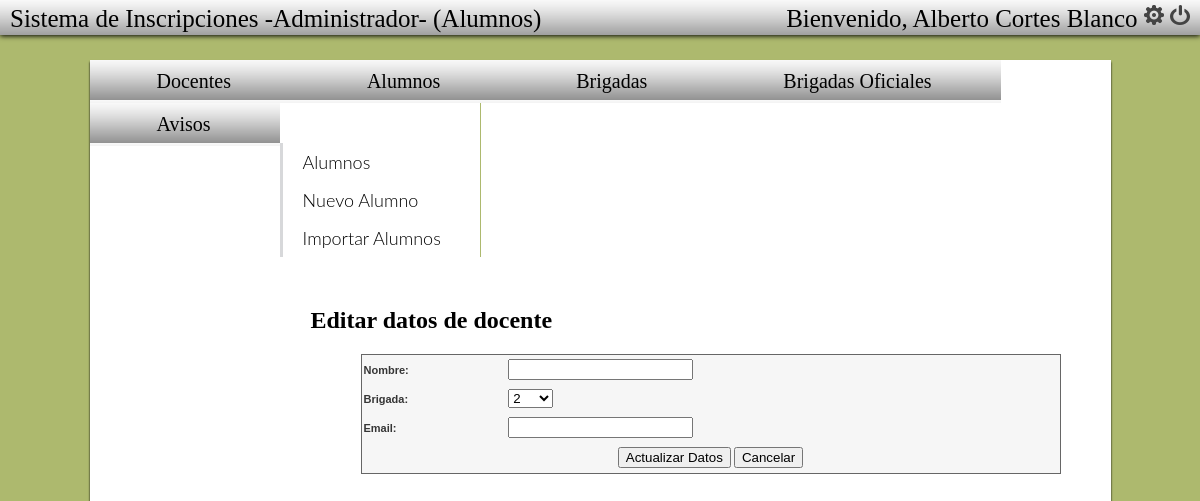
The page /admin/admin_alumnos_edit.php (signed in) on the database as committed earlier.
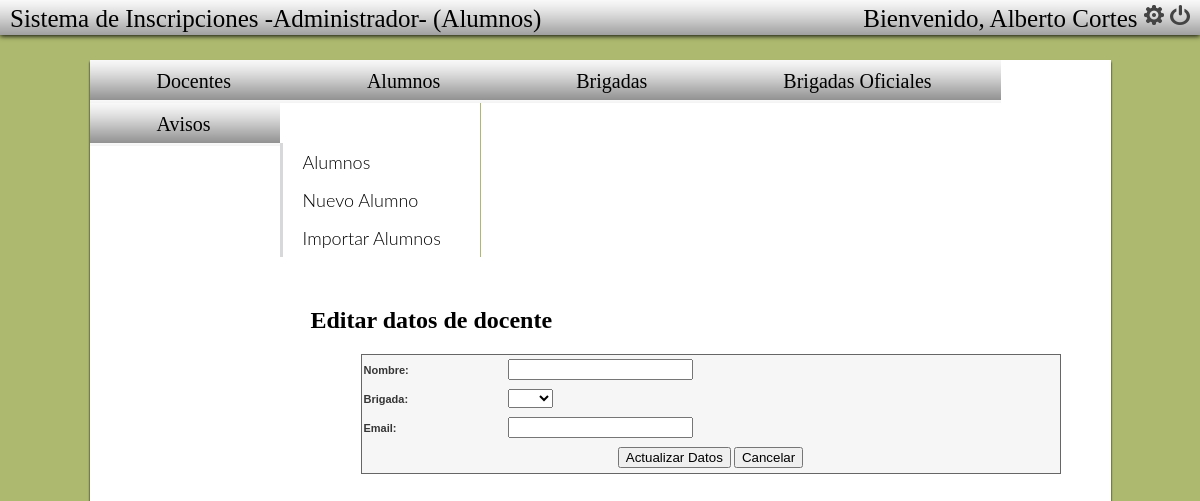
The same page on the database as committed later.
### tables this page shows
CREATE TABLE IF NOT EXISTS `alumno` (
  `matricula` int(11) NOT NULL,
  `nombre` varchar(100) NOT NULL,
  `plan` int(11) DEFAULT NULL,
  `pass` varchar(45) NOT NULL,
  `email` varchar(100) DEFAULT NULL,
  `privilegios` varchar(45) DEFAULT NULL,
  `brigada` int(11) DEFAULT NULL,
  `brigadaP` int(11) DEFAULT NULL,
  `status` tinyint(1) NOT NULL,
  PRIMARY KEY (`matricula`),
  UNIQUE KEY `matricula_UNIQUE` (`matricula`)
);

### update/lib.php (called while the page is built, shortened)
<?php
function seleccionar_alumno($matricula){
	$sql = "SELECT * FROM sflbf4.alumno WHERE matricula = '$matricula'";
	$result = mysql_query($sql);
	$alumno = null;
	while($row = mysql_fetch_object($result)){
		$alumno = $row;
	}
	return $alumno;
}
function drop_brigada_real(){
	$sql= "SELECT idbrigada_real FROM  brigada_real " ;
	 	$brigadas= array();
		$result= mysql_query($sql);
		$i= 0;
		while ($row=mysql_fetch_object($result)){
			$brigadas[$i]= $row;
			$i++;
		}
		return $brigadas;
}
?>

### update/view.php (the view, shortened to what this page needs)
<?php
require_once("../update/lib.php");
function modificar_alumno(){
	$matricula = seleccionar_alumno($_POST['id']);
	echo"<table>";
	echo"<form name ='new_alumno' action='../update/update_alumno.php' method='POST' >";
	echo"<tr><th>Nombre:</th><td><input type='text' name='nombre' value='".$matricula->nombre."' onkeypress='return soloLetras(event)'/></td></tr>";
	echo "<tr><th>Brigada:</th><td>";
	echo "<select name='brigada'>";
	echo "<option value = '".$matricula->brigada."'>".$matricula->brigada."</option>";
		$pro = drop_brigada_real();
			foreach($pro as $key =>$prv){
				echo "<option value ='{$prv->idbrigada_real}'>{$prv->idbrigada_real}</option>";
					}
	echo"</select>";
	echo"</td>";
	echo"</tr>";
	echo"<tr><th>Email:</th><td><input type='text' name='email' value='".$matricula->email."'></td></tr>";
	echo"<tr><td colspan='2'><center><input type='submit' value='Actualizar Datos'> <input type='button' name='cancelar' value='Cancelar' onClick = 'self.location.href='../main/adminIndex.php'></center></td>";
	echo"</table>";
}
	echo "<input type='hidden' name ='brigada' value='".$brigada->idbrigadas."''>";?>

### admin/admin_alumnos_edit.php (shortened to what this page needs)
<?php
require_once("../update/view.php");
$usuario =  $_SESSION['usuario'];
?>
<!DOCTYPE html PUBLIC "-//W3C//DTD XHTML 1.0 Transitional//EN" "http://www.w3.org/TR/xhtml1/DTD/xhtml1-transitional.dtd">
<html xmlns="http://www.w3.org/1999/xhtml">
<head>
<link href="css/adminIndex.css" rel="stylesheet" type="text/css" />
</head>
<body>
<div class="container">
	<div id="top-bar"> <div id="bar-text">Sistema de Inscripciones -Administrador- (Alumnos)</div><div id="botonsalir">Bienvenido,  <?php echo $usuario->nombre; ?>   <a href="#" title="Editar mis datos" class="Bca">  Editar  </a>    <a href="../login/logout.php" title="Salir" class="BcaE">  Salir  </a></div></div>
	<div class="content">
		<div id="divnav">
			<ul id="nav">
				<li><a href="admin_docentes.php">Docentes</a></li>
				<li><a href="admin_alumnos.php">Alumnos</a></li>
				<li><a href="admin_brigadas.php">Brigadas</a></li>
				<li><a href="admin_oficial.php">Brigadas Oficiales</a></li>
				<li><a href="admin_avisos.php">Avisos</a></li>
			</ul>
		</div>
				<div id='cssmenu'>
					<ul>
			 			  <li class="active"><a href='admin_alumnos.php'><span>Alumnos </span></a></li>
			  			 <li><a href= 'admin_alumnos_new.php'><span>Nuevo Alumno</span></a></li>
						  <li class='last'><a href='admin_alumnos_import.php'><span>Importar Alumnos</span></a></li>
					</ul>
				</div>
		<div id="contenido">
			<h2> Editar datos de docente</h2>
						<?php
							modificar_alumno();
						?>
		</div>
			</div>
	</div>
		</body>
	</html>

Rows that differ between the two databases and show on the page:
removed alumno: brigada "2"
Other text that changed with them:
$usuario->nombre: "Alberto Cortes Blanco" → "Alberto Cortes"
